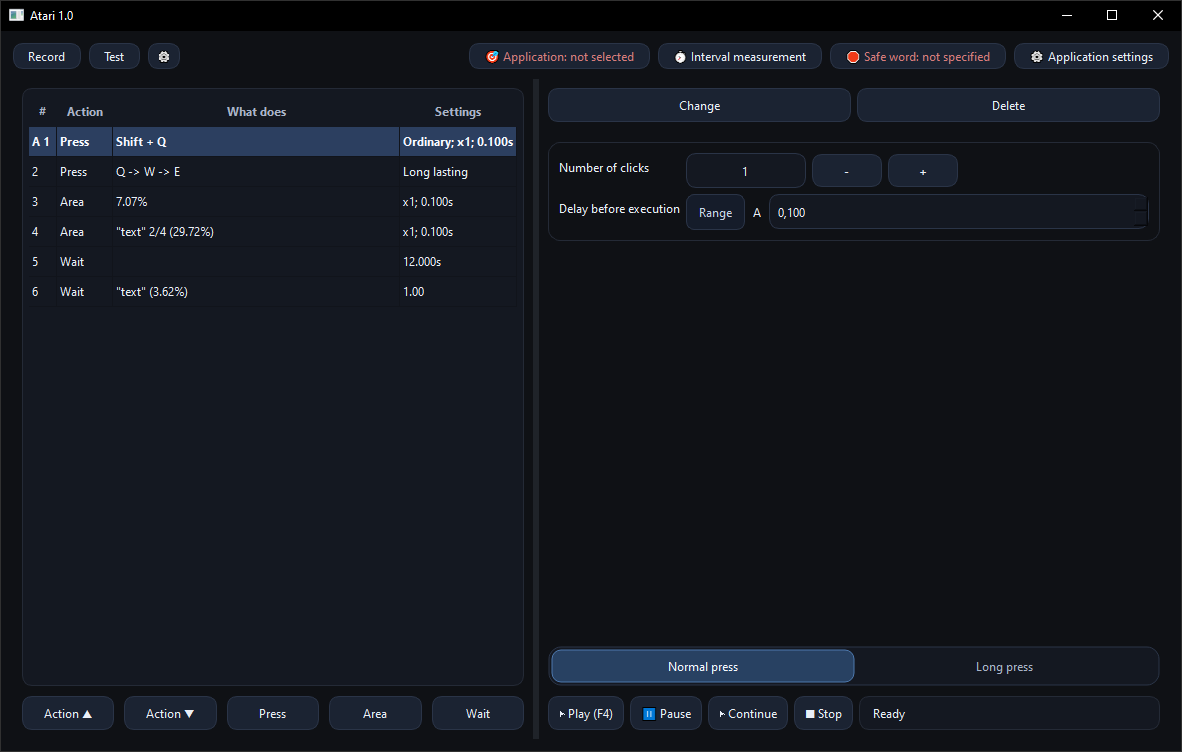
#> input picture assets/asset1.png, 1182 x 752 px
$ python -i clipboard_ocr.py   (imports and definitions only)
#> lines starting #> are read from the running program, lines starting #| are printed output that depends on the picture
#> further down, picture is the input picture: PIL image 1182x752 RGBA; mean R, G, B, A 20.1, 23.7, 31.1, 255
import sys
import platform
import subprocess
from io import BytesIO
import json

from PIL import Image, ImageGrab, ImageOps
import pytesseract
from pytesseract import Output, TesseractNotFoundError


TARGET = "экскаватор"


# [29 lines left out: function get_clipboard_image, not called in this run]


def preprocess_pil(img: Image.Image):
    """
    Возвращает предобработанное изображение + scale, чтобы вернуть координаты к оригиналу.
    """
    orig = img.convert("RGB")
    scale = 2
    w, h = orig.size
#> w = 1182; h = 752
    up = orig.resize((w * scale, h * scale), Image.Resampling.LANCZOS)
    up = ImageOps.grayscale(up)
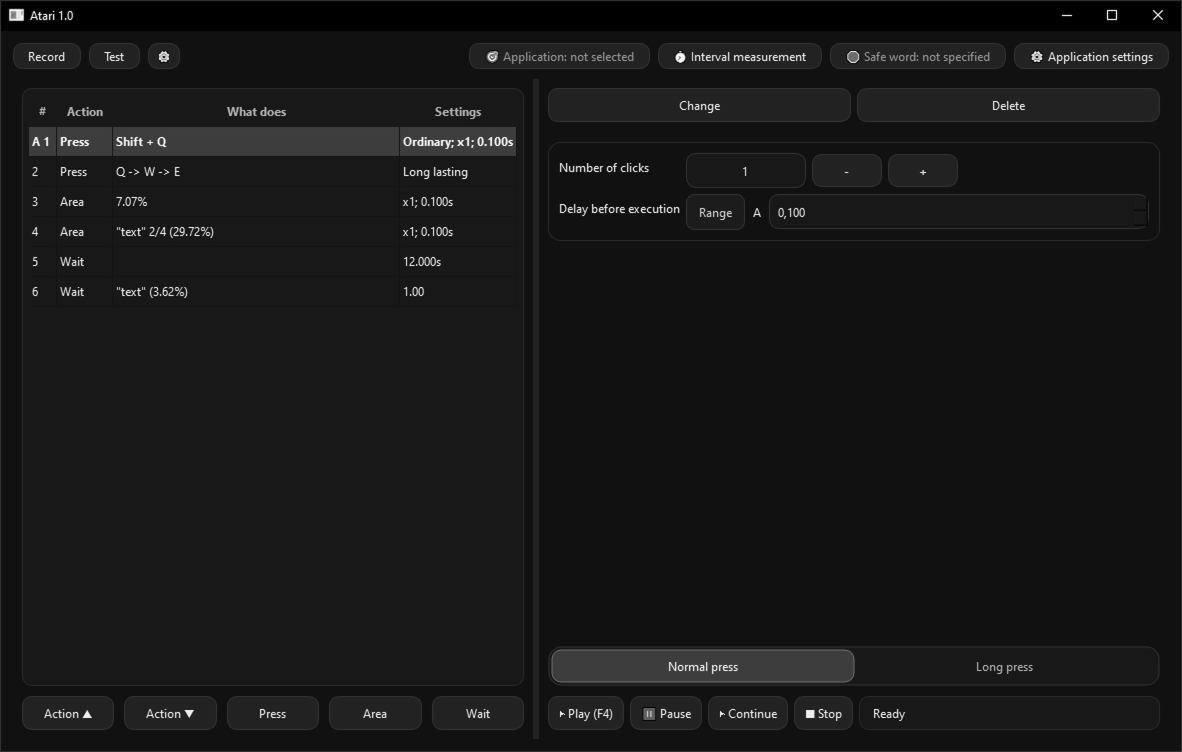
#> up: PIL image 2364x1504 L (shown at 1/2 size); min 0, max 255, mean 23.6
    up = ImageOps.autocontrast(up)
    return orig, up, scale


# [162 lines left out: functions _safe_float, _union_bbox, find_all_target_fields, main, not called in this run]


# [2 lines not run here, left out]

>>> from PIL import Image
>>> picture = Image.open('../assets/asset1.png')
>>> result = preprocess_pil(picture)

$ run again, on assets/asset2.png
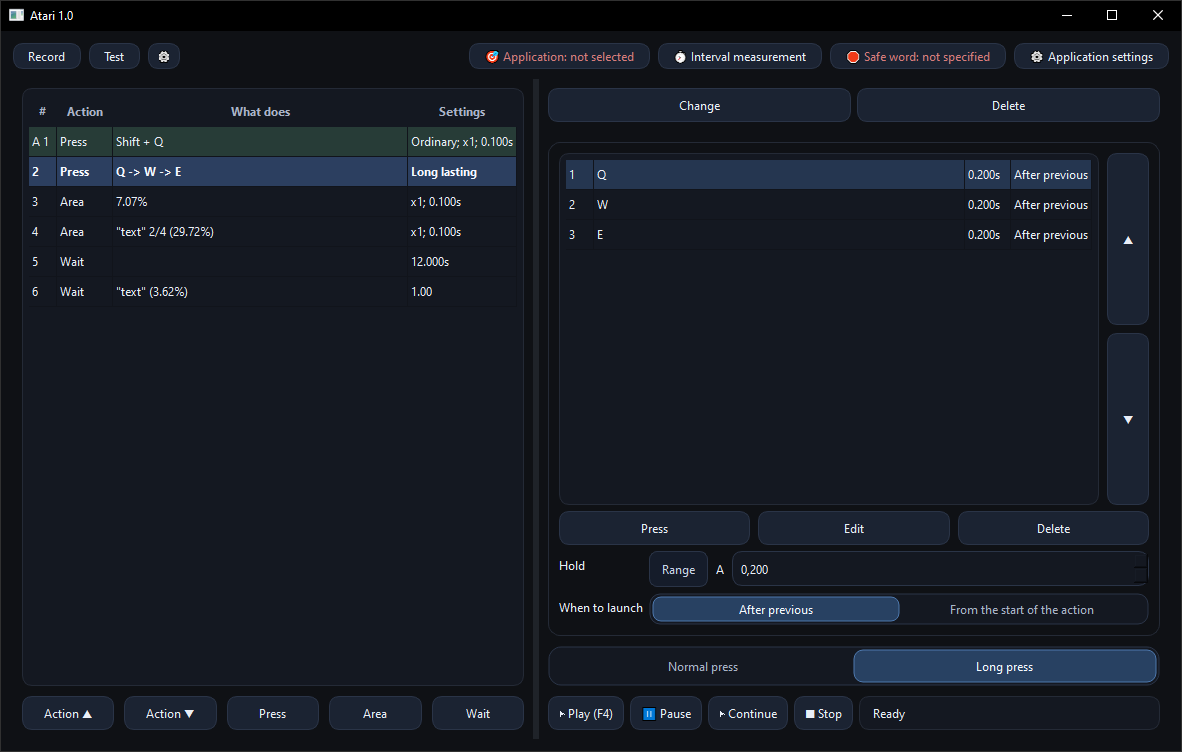
#> input picture assets/asset2.png, 1182 x 752 px
#> picture is the input picture: PIL image 1182x752 RGBA; mean R, G, B, A 22.8, 27.7, 36.9, 255
#> in preprocess_pil, `up = ImageOps.grayscale(up)`:
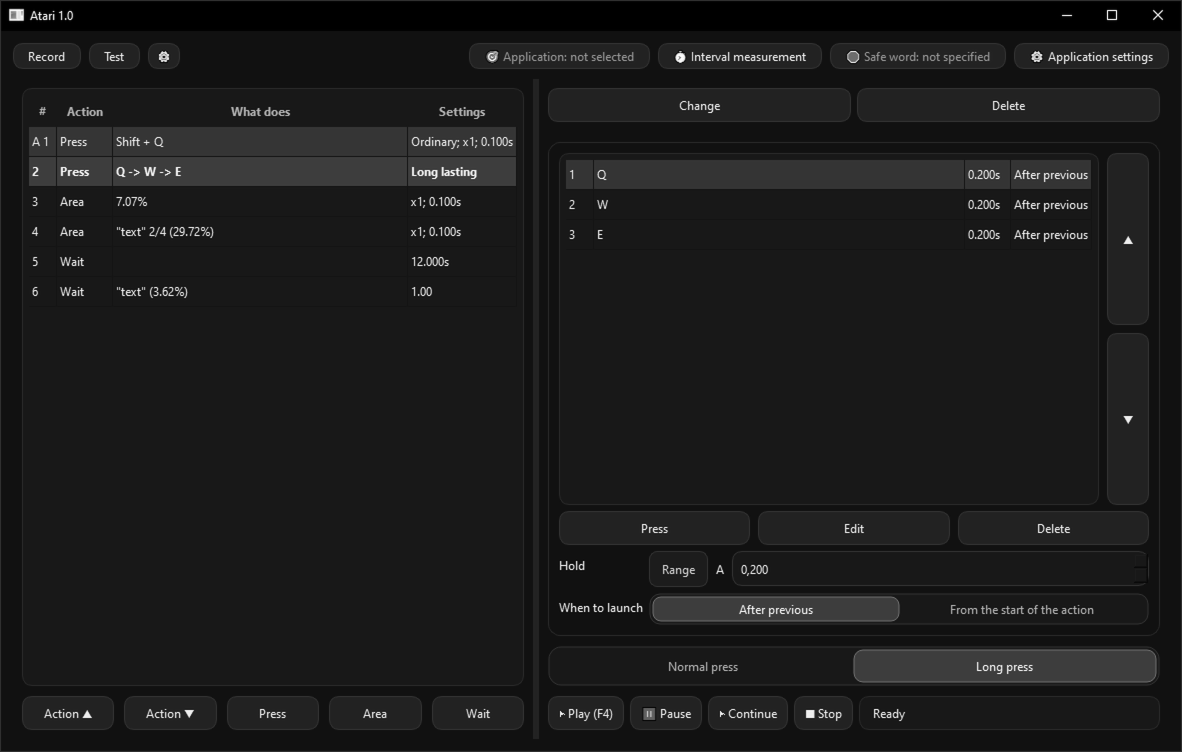
#> up: PIL image 2364x1504 L (shown at 1/2 size); min 0, max 255, mean 27.4

$ run again, on assets/asset4.png
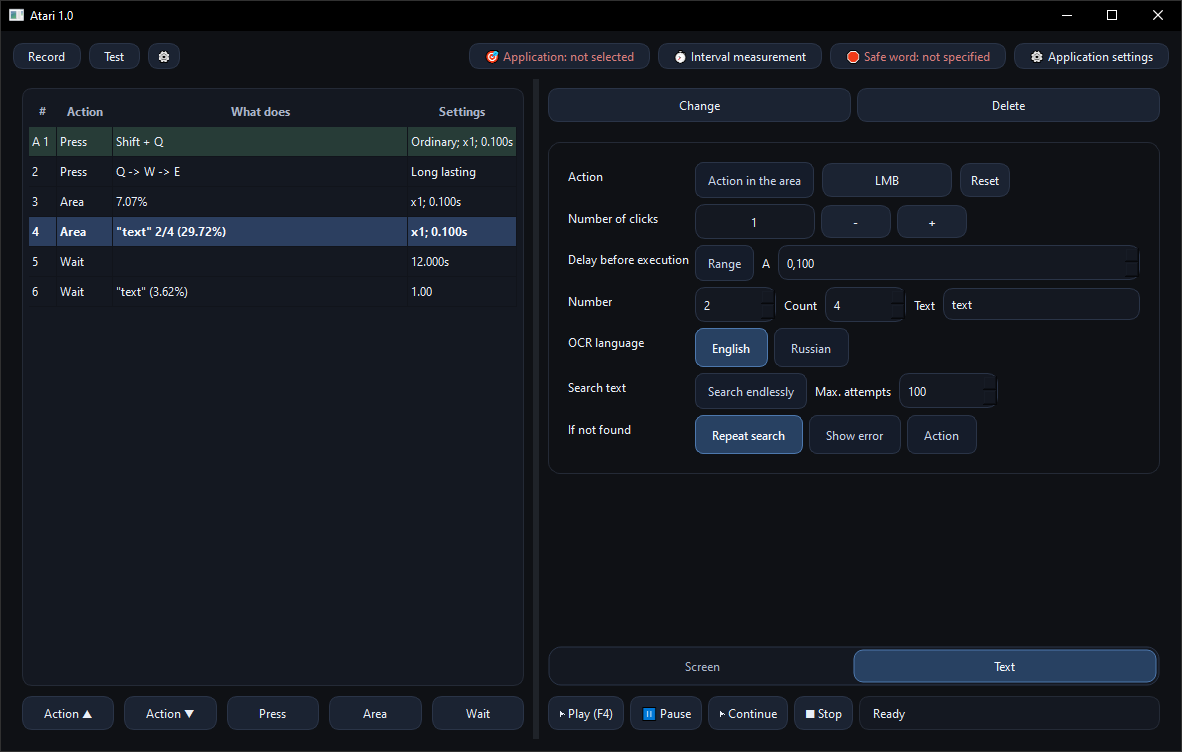
#> input picture assets/asset4.png, 1182 x 752 px
#> picture is the input picture: PIL image 1182x752 RGBA; mean R, G, B, A 21.5, 25.7, 33.5, 255
#> in preprocess_pil, `up = ImageOps.grayscale(up)`:
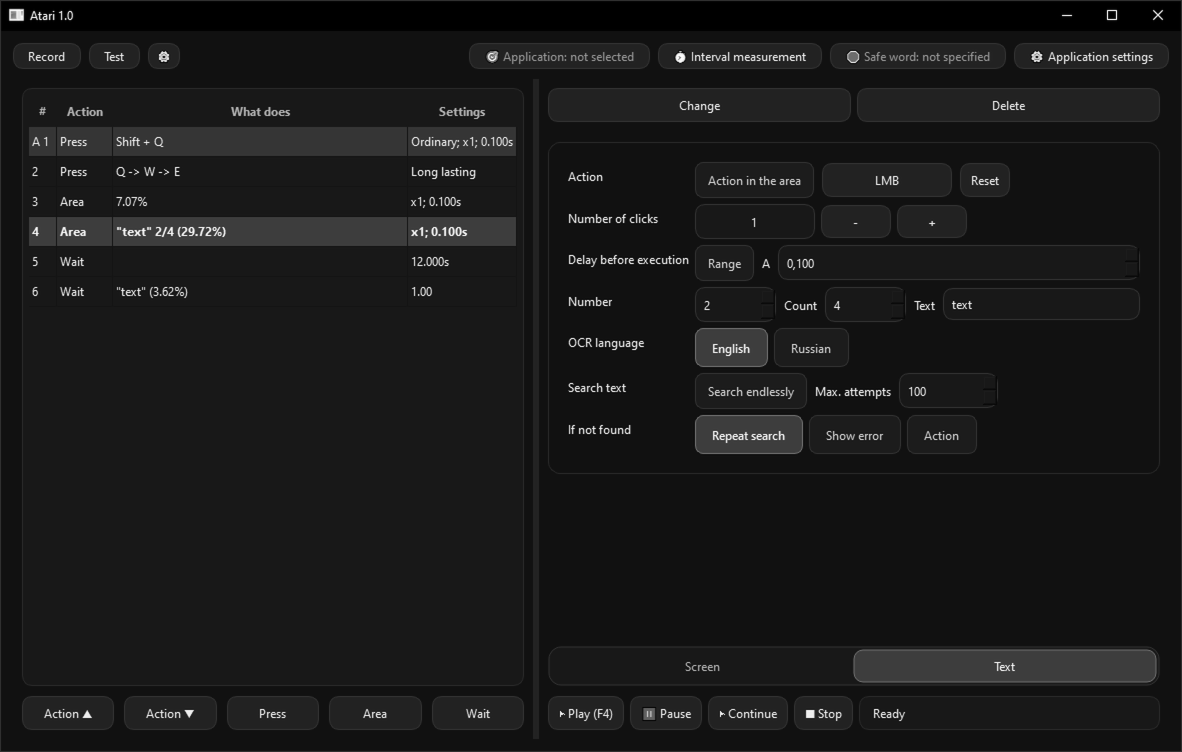
#> up: PIL image 2364x1504 L (shown at 1/2 size); min 0, max 255, mean 25.5
